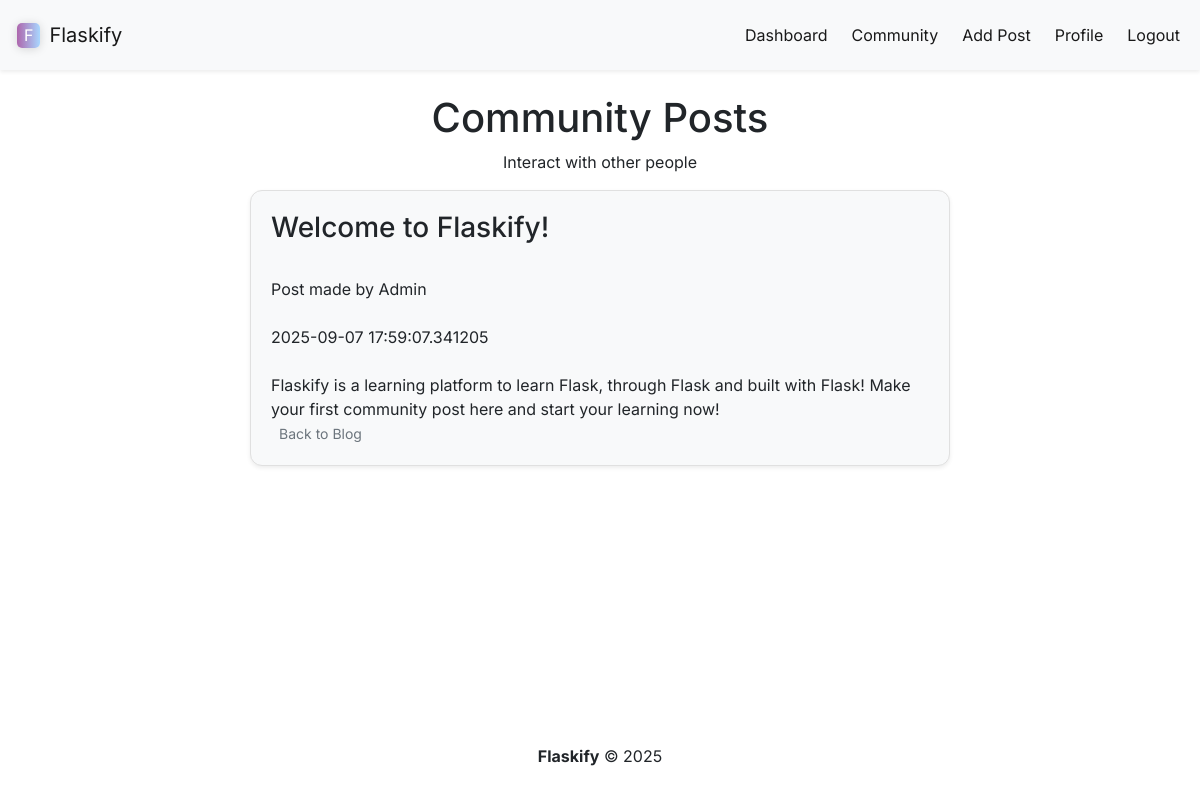
Before: /posts/1 with the older database file.
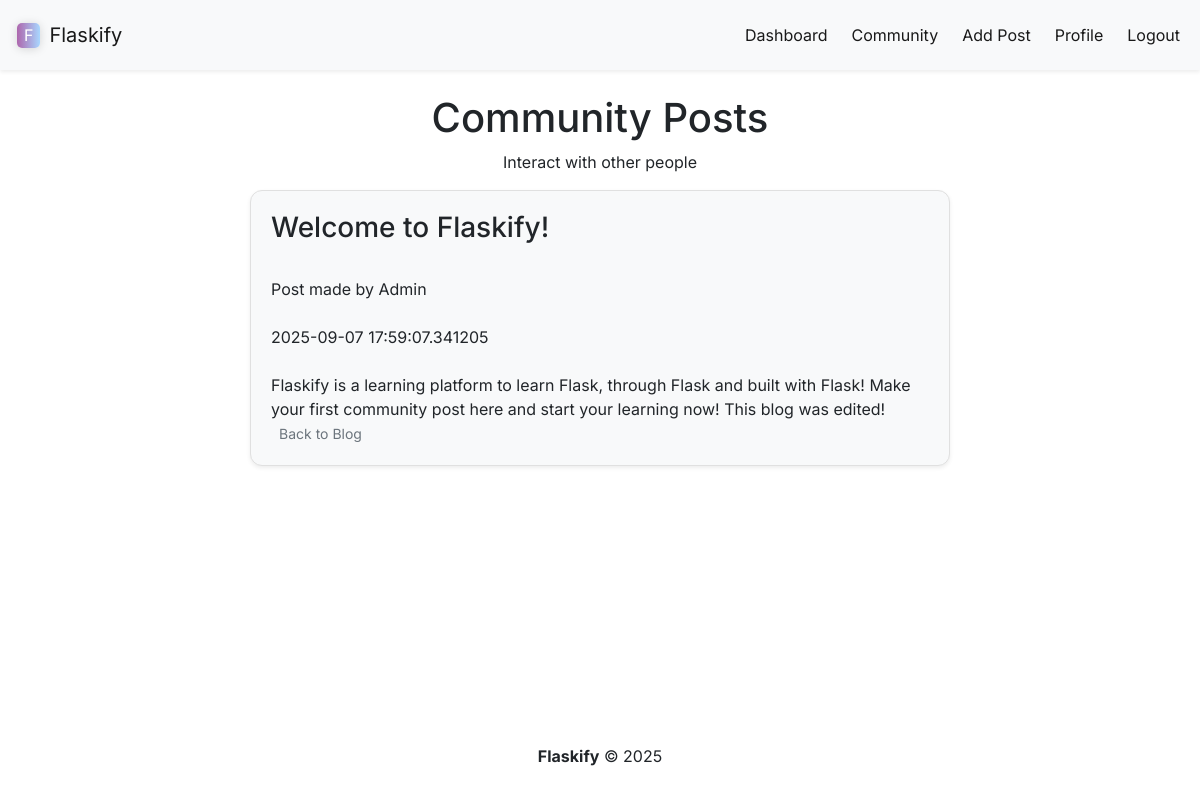
After: the same page with the newer database file.
### app.py (models this page shows)
class Posts(db.Model):
    id = db.Column(db.Integer, primary_key=True)
    title = db.Column(db.String(999))
    content = db.Column(db.Text)
    author = db.Column(db.String(999))
    date_posted = db.Column(db.DateTime, default=datetime.now(timezone.utc))
    slug = db.Column(db.String(255))

### app.py (the view)
@app.route('/posts/<int:id>')
def post(id):
    post = Posts.query.get_or_404(id)
    return render_template("post.html", post=post)

### templates/post.html
{% extends 'base.html' %}
{% block navigation_items %}
    <div class="collapse navbar-collapse" id="navbarSupportedContent">
        <ul class="navbar-nav ms-auto gap-2">
            <li class="nav-item">
                <a class="nav-link active" aria-current="page" href="{{url_for('dashboard')}}">Dashboard</a>
            </li>
            <li class="nav-item">
                <a class="nav-link active" aria-current="page" href="{{url_for('posts')}}">Community</a>
            </li>
            <li class="nav-item">
                <a class="nav-link active" aria-current="page" href="{{url_for('add_post')}}">Add Post</a>
            </li>
            <li class="nav-item">
                <a class="nav-link active" aria-current="page" href="{{url_for('profile')}}">Profile</a>
            </li>
            <li class="nav-item">
                <a class="nav-link active" aria-current="page" href="{{url_for('logout')}}">Logout</a>
            </li>
        </ul>
    </div>
{% endblock %}
{% block section %}
    <h1 class="font-for-text text-center">Community Posts</h1>
    <p class="font-for-text text-center fs-6">Interact with other people</p>
    <div class="d-flex flex-column align-items-center gap-5 font-for-text">
        <div class="bg-light shadow-sm post-container-styling">
            <h3>{{post.title}}</h3><br>
            <div>Post made by {{post.author}}</div><br>
            <div>{{post.date_posted}}</div><br>
            {{post.content}}<br>
            <a class="btn-sm btn-outline-secondary" href="{{url_for('posts')}}">Back to Blog</a>
        </div>
    </div>
{% endblock %}

Changed rows visible on the page:
changed Posts "Welcome to Flaskify!": content "Flaskify is a learning platform to learn Flask, through Flask and built with Flask! Make your first community post here and start your learning now!" → "…start your learning now! This blog was edited!"
